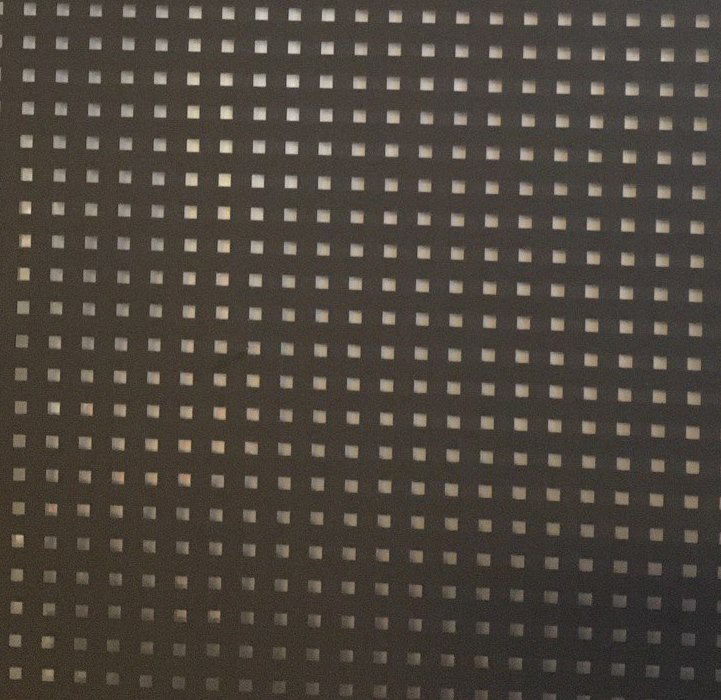
#> input picture openCVtest/mask.jpg, 721 x 700 px
$ python test3.py
#> lines starting #> are read from the running program, lines starting #| are printed output that depends on the picture
import numpy as np
import cv2


def viewImage(image, name_of_window):
    cv2.namedWindow(name_of_window, cv2.WINDOW_NORMAL)
    cv2.imshow(name_of_window, image)
    cv2.waitKey(0)
    cv2.destroyAllWindows()


def saveImage(image, name_of_image):
    cv2.imwrite(name_of_image, image)


def cropImage(image, x, y, height, weight):
    cropped = image[y:y+height, x:x+weight]
    print(cropped.shape)
    viewImage(cropped, 'Image after Crop')

    return cropped


img = cv2.imread('mask.jpg')
#> img is the input picture: shape (700, 721, 3); mean B, G, R 61.1, 69.2, 76
print(img.shape)
#| (700, 721, 3)

viewImage(img, "Demo")
cropppedImg = cropImage(img, 79, 26, 500, 500)
#> in cropImage, `cropped = image[y:y+height, x:x+weight]`:
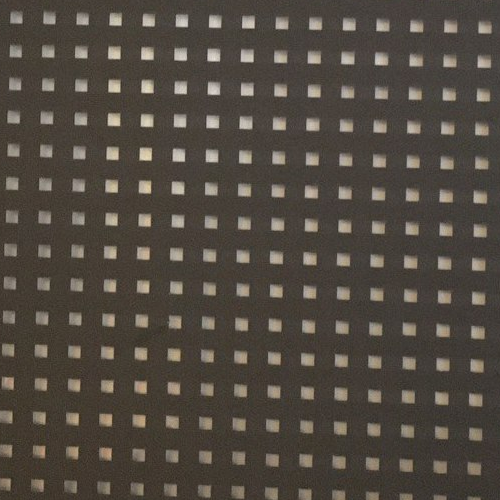
#> cropped: shape (500, 500, 3); mean B, G, R 65.4, 74, 81.3
#| (500, 500, 3)
saveImage(cropppedImg, 'croppedMask.jpg')

cv2.waitKey(0)
